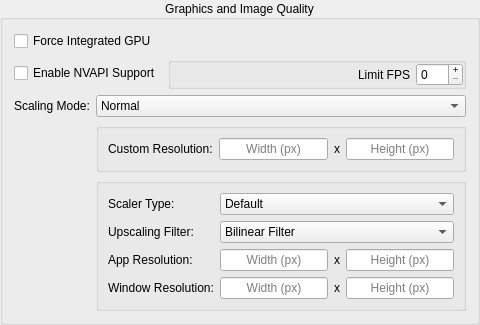
        <widget class="QGroupBox" name="performanceGroup">
         <property name="title">
          <string>Graphics and Image Quality</string>
         </property>
         <property name="alignment">
          <set>Qt::AlignmentFlag::AlignCenter</set>
         </property>
         <layout class="QGridLayout" name="gridLayout_3" rowstretch="0,0,0,0,0,1">
          <item row="2" column="1">
           <widget class="QComboBox" name="setScalingBox">
            <property name="whatsThis">
             <string>&lt;html&gt;&lt;head/&gt;&lt;body&gt;&lt;p&gt;Select the method of scaling the image of the application. Some versions of Proton supports various different types of image scaling for fullscreen applications only; otherwise, &lt;a href=&quot;https://github.com/ValveSoftware/gamescope?tab=readme-ov-file#gamescope-the-micro-compositor-formerly-known-as-steamcompmgr&quot;&gt;&lt;span style=&quot; text-decoration: underline; color:#8ab4f8;&quot;&gt;Gamescope&lt;/span&gt;&lt;/a&gt; (if installed) can be used for more scaling options, as well as forcing games into an effective borderless windowed mode, regardless of display.&lt;/p&gt;&lt;p&gt;It should be noted that all Proton runners uses a rendering hack to scale fullscreen applications to your display resolution, regardless of the resolution setting used in-game.&lt;/p&gt;&lt;p&gt;&lt;span style=&quot; font-weight:700;&quot;&gt;Only Proton-GE has support for &lt;/span&gt;&lt;span style=&quot; font-weight:700; font-style:italic;&quot;&gt;AMD FSR 1&lt;/span&gt;&lt;span style=&quot; font-weight:700;&quot;&gt; scaling modes.&lt;/span&gt;&lt;/p&gt;&lt;p&gt;If unsure, select &lt;span style=&quot; font-style:italic;&quot;&gt;Normal.&lt;/span&gt;&lt;/p&gt;&lt;/body&gt;&lt;/html&gt;</string>
            </property>
            <property name="accessibleName">
             <string>Proton Scaling Mode</string>
            </property>
            <property name="isFor" stdset="0">
             <string>ScalingMode</string>
            </property>
            <item>
             <property name="text">
              <string>Normal</string>
             </property>
            </item>
            <item>
             <property name="text">
              <string>Integer Scaling</string>
             </property>
            </item>
            <item>
             <property name="text">
              <string>AMD FSR 1 - Performance</string>
             </property>
            </item>
            <item>
             <property name="text">
              <string>AMD FSR 1 - Balanced</string>
             </property>
            </item>
            <item>
             <property name="text">
              <string>AMD FSR 1 - Quality</string>
             </property>
            </item>
            <item>
             <property name="text">
              <string>AMD FSR 1 - High Quality</string>
             </property>
            </item>
            <item>
             <property name="text">
              <string>AMD FSR 1 - Higher Quality</string>
             </property>
            </item>
            <item>
             <property name="text">
              <string>AMD FSR 1 - Highest Quality</string>
             </property>
            </item>
            <item>
             <property name="text">
              <string>AMD FSR 1 - Custom Resolution</string>
             </property>
            </item>
            <item>
             <property name="text">
              <string>Gamescope - Windowed</string>
             </property>
            </item>
            <item>
             <property name="text">
              <string>Gamescope - Borderless</string>
             </property>
            </item>
            <item>
             <property name="text">
              <string>Gamescope - Fullscreen</string>
             </property>
            </item>
           </widget>
          </item>
          <item row="2" column="0">
           <widget class="QLabel" name="label">
            <property name="text">
             <string>Scaling Mode:</string>
            </property>
           </widget>
          </item>
          <item row="4" column="1">
           <widget class="QGroupBox" name="gamescopeSection">
            <layout class="QGridLayout" name="gridLayout_9" columnstretch="1,0,0,0">
             <item row="3" column="3">
              <widget class="QLineEdit" name="gamescopeAppHeight">
               <property name="whatsThis">
                <string>&lt;html&gt;&lt;head/&gt;&lt;body&gt;&lt;p&gt;This sets the effective resolution that Gamescope reports to the game - in other words, a forced &lt;span style=&quot; font-style:italic;&quot;&gt;render resolution.&lt;/span&gt; If either &lt;span style=&quot; font-style:italic;&quot;&gt;Width&lt;/span&gt; or &lt;span style=&quot; font-style:italic;&quot;&gt;Height&lt;/span&gt; are empty, Gamescope will report the same resolution as &lt;span style=&quot; font-style:italic;&quot;&gt;Window Resolution&lt;/span&gt; (except for Fullscreen, see next line); else, both &lt;span style=&quot; font-style:italic;&quot;&gt;Window&lt;/span&gt; and &lt;span style=&quot; font-style:italic;&quot;&gt;App&lt;/span&gt; resolution will use Gamescope's default of &lt;span style=&quot; font-style:italic;&quot;&gt;1280x720.&lt;/span&gt;&lt;/p&gt;&lt;/body&gt;&lt;/html&gt;</string>
               </property>
               <property name="accessibleName">
                <string>Gamescope App Resolution (Height)</string>
               </property>
               <property name="maxLength">
                <number>8</number>
               </property>
               <property name="alignment">
                <set>Qt::AlignmentFlag::AlignCenter</set>
               </property>
               <property name="placeholderText">
                <string>Height (px)</string>
               </property>
               <property name="isFor" stdset="0">
                <string>GamescopeOutResH</string>
               </property>
              </widget>
             </item>
             <item row="0" column="1" colspan="3">
              <widget class="QComboBox" name="gamescopeSetScalerBox">
               <property name="whatsThis">
                <string>&lt;html&gt;&lt;head/&gt;&lt;body&gt;&lt;p&gt;When using Gamescope, this sets the method it uses to scale the image to the desired display resolution, if any custom &lt;span style=&quot; font-style:italic;&quot;&gt;App Resolution&lt;/span&gt; is set.&lt;/p&gt;&lt;p&gt;&lt;span style=&quot; font-style:italic;&quot;&gt;Normal, Integer Scaling,&lt;/span&gt; and &lt;span style=&quot; font-style:italic;&quot;&gt;Scale to Fit&lt;/span&gt; all maintain aspect ratio.&lt;br/&gt;&lt;span style=&quot; font-style:italic;&quot;&gt;Scale to Fill&lt;/span&gt; will crop the image until the entire screen is filled.&lt;br/&gt;&lt;span style=&quot; font-style:italic;&quot;&gt;Stretch to Fill&lt;/span&gt; will stretch the image, regardless of aspect ratio, until the entire screen is filled.&lt;/p&gt;&lt;/body&gt;&lt;/html&gt;</string>
               </property>
               <property name="accessibleName">
                <string>Gamescope Scaler Type</string>
               </property>
               <property name="isFor" stdset="0">
                <string>GamescopeScaler</string>
               </property>
               <item>
                <property name="text">
                 <string>Default</string>
                </property>
               </item>
               <item>
                <property name="text">
                 <string>Integer Scaling</string>
                </property>
               </item>
               <item>
                <property name="text">
                 <string>Scale to Fit</string>
                </property>
               </item>
               <item>
                <property name="text">
                 <string>Scale to Fill</string>
                </property>
               </item>
               <item>
                <property name="text">
                 <string>Stretch to Fill</string>
                </property>
               </item>
              </widget>
             </item>
             <item row="1" column="1" colspan="3">
              <widget class="QComboBox" name="gamescopeSetUpscalingBox">
               <property name="whatsThis">
                <string>&lt;html&gt;&lt;head/&gt;&lt;body&gt;&lt;p&gt;When using Gamescope, this sets the filter it will apply to the image output.&lt;/p&gt;&lt;p&gt;&lt;span style=&quot; font-style:italic;&quot;&gt;AMD FSR&lt;/span&gt; will work for all GPUs, while &lt;span style=&quot; font-style:italic;&quot;&gt;NVIDIA Image Scaling &lt;/span&gt;&lt;span style=&quot; font-weight:700;&quot;&gt;requires an NVIDIA GPU running the NVIDIA Proprietary Driver (either &lt;/span&gt;&lt;span style=&quot; font-weight:700; font-style:italic;&quot;&gt;Binary&lt;/span&gt;&lt;span style=&quot; font-weight:700;&quot;&gt; or &lt;/span&gt;&lt;span style=&quot; font-weight:700; font-style:italic;&quot;&gt;Open Kernel Module&lt;/span&gt;&lt;span style=&quot; font-weight:700;&quot;&gt; distributions).&lt;/span&gt;&lt;/p&gt;&lt;/body&gt;&lt;/html&gt;</string>
               </property>
               <property name="accessibleName">
                <string>Gamescope Upscaling Filter</string>
               </property>
               <property name="isFor" stdset="0">
                <string>GamescopeFilter</string>
               </property>
               <item>
                <property name="text">
                 <string>Bilinear Filter</string>
                </property>
               </item>
               <item>
                <property name="text">
                 <string>Nearest Neighbor</string>
                </property>
               </item>
               <item>
                <property name="text">
                 <string>AMD FSR 1</string>
                </property>
               </item>
               <item>
                <property name="text">
                 <string>NVIDIA Image Scaling</string>
                </property>
               </item>
               <item>
                <property name="text">
                 <string>Pixel</string>
                </property>
               </item>
              </widget>
             </item>
             <item row="3" column="2">
              <widget class="QLabel" name="label_9">
               <property name="text">
                <string>x</string>
               </property>
              </widget>
             </item>
             <item row="1" column="0">
              <widget class="QLabel" name="label_7">
               <property name="text">
                <string>Upscaling Filter:</string>
               </property>
              </widget>
             </item>
             <item row="0" column="0">
              <widget class="QLabel" name="label_6">
               <property name="text">
                <string>Scaler Type:</string>
               </property>
              </widget>
             </item>
             <item row="3" column="0">
              <widget class="QLabel" name="gamescopeAppLabel">
               <property name="text">
                <string>App Resolution:</string>
               </property>
              </widget>
             </item>
             <item row="3" column="1">
              <widget class="QLineEdit" name="gamescopeAppWidth">
               <property name="whatsThis">
                <string>&lt;html&gt;&lt;head/&gt;&lt;body&gt;&lt;p&gt;This sets the effective resolution that Gamescope reports to the game - in other words, a forced &lt;span style=&quot; font-style:italic;&quot;&gt;render resolution.&lt;/span&gt; If either &lt;span style=&quot; font-style:italic;&quot;&gt;Width&lt;/span&gt; or &lt;span style=&quot; font-style:italic;&quot;&gt;Height&lt;/span&gt; are empty, Gamescope will report the same resolution as &lt;span style=&quot; font-style:italic;&quot;&gt;Window Resolution&lt;/span&gt; (except for Fullscreen, see next line); else, both &lt;span style=&quot; font-style:italic;&quot;&gt;Window&lt;/span&gt; and &lt;span style=&quot; font-style:italic;&quot;&gt;App&lt;/span&gt; resolution will use Gamescope's default of &lt;span style=&quot; font-style:italic;&quot;&gt;1280x720.&lt;/span&gt;&lt;/p&gt;&lt;/body&gt;&lt;/html&gt;</string>
               </property>
               <property name="accessibleName">
                <string>Gamescope App Resolution (Width)</string>
               </property>
               <property name="maxLength">
                <number>8</number>
               </property>
               <property name="alignment">
                <set>Qt::AlignmentFlag::AlignCenter</set>
               </property>
               <property name="placeholderText">
                <string>Width (px)</string>
               </property>
               <property name="isFor" stdset="0">
                <string>GamescopeOutResW</string>
               </property>
              </widget>
             </item>
             <item row="4" column="0">
              <widget class="QLabel" name="gamescopeWindowLabel">
               <property name="text">
                <string>Window Resolution:</string>
               </property>
              </widget>
             </item>
             <item row="4" column="1">
              <widget class="QLineEdit" name="gamescopeWindowWidth">
               <property name="whatsThis">
                <string>&lt;html&gt;&lt;head/&gt;&lt;body&gt;&lt;p&gt;This sets the size of the Gamescope output window. If &lt;span style=&quot; font-style:italic;&quot;&gt;Width&lt;/span&gt; and &lt;span style=&quot; font-style:italic;&quot;&gt;Height&lt;/span&gt; are unset, Gamescope will default to a fixed resolution of &lt;span style=&quot; font-style:italic;&quot;&gt;1280x720.&lt;/span&gt;&lt;/p&gt;&lt;/body&gt;&lt;/html&gt;</string>
               </property>
               <property name="accessibleName">
                <string>Gamescope Window Resolution (Width) [*Optional]</string>
               </property>
               <property name="maxLength">
                <number>8</number>
               </property>
               <property name="alignment">
                <set>Qt::AlignmentFlag::AlignCenter</set>
               </property>
               <property name="placeholderText">
                <string>Width (px)</string>
               </property>
               <property name="clearButtonEnabled">
                <bool>true</bool>
               </property>
               <property name="isFor" stdset="0">
                <string>GamescopeWinResW</string>
               </property>
              </widget>
             </item>
             <item row="4" column="3">
              <widget class="QLineEdit" name="gamescopeWindowHeight">
               <property name="whatsThis">
                <string>&lt;html&gt;&lt;head/&gt;&lt;body&gt;&lt;p&gt;This sets the size of the Gamescope output window. If &lt;span style=&quot; font-style:italic;&quot;&gt;Width&lt;/span&gt; and &lt;span style=&quot; font-style:italic;&quot;&gt;Height&lt;/span&gt; are unset, Gamescope will default to a fixed resolution of &lt;span style=&quot; font-style:italic;&quot;&gt;1280x720.&lt;/span&gt;&lt;/p&gt;&lt;/body&gt;&lt;/html&gt;</string>
               </property>
               <property name="accessibleName">
                <string>Gamescope Window Resolution (Height) [*Optional]</string>
               </property>
               <property name="maxLength">
                <number>8</number>
               </property>
               <property name="alignment">
                <set>Qt::AlignmentFlag::AlignCenter</set>
               </property>
               <property name="placeholderText">
                <string>Height (px)</string>
               </property>
               <property name="clearButtonEnabled">
                <bool>true</bool>
               </property>
               <property name="isFor" stdset="0">
                <string>GamescopeWinResH</string>
               </property>
              </widget>
             </item>
             <item row="4" column="2">
              <widget class="QLabel" name="gamescopeWindowLabelX">
               <property name="text">
                <string>x</string>
               </property>
              </widget>
             </item>
            </layout>
           </widget>
          </item>
          <item row="5" column="0" colspan="2">
           <spacer name="verticalSpacer">
            <property name="orientation">
             <enum>Qt::Orientation::Vertical</enum>
            </property>
            <property name="sizeHint" stdset="0">
             <size>
              <width>20</width>
              <height>0</height>
             </size>
            </property>
           </spacer>
          </item>
          <item row="3" column="1">
           <widget class="QGroupBox" name="fsrSection">
            <layout class="QGridLayout" name="gridLayout_10">
             <item row="0" column="0">
              <widget class="QLabel" name="label_12">
               <property name="text">
                <string>Custom Resolution:</string>
               </property>
              </widget>
             </item>
             <item row="0" column="1">
              <widget class="QLineEdit" name="fsrCustomW">
               <property name="whatsThis">
                <string>&lt;html&gt;&lt;head/&gt;&lt;body&gt;&lt;p&gt;If using the FSR Custom Mode, this sets the screen resolution that is reported to the application. This can be used for more precise rendering resolutions, or for use with games that expects a non-standard resolution, and will crash if it's not detected - examples of the latter include several Sega arcade game dumps, which often demands resolutions of either &lt;span style=&quot; font-style:italic;&quot;&gt;1360x768&lt;/span&gt; or &lt;span style=&quot; font-style:italic;&quot;&gt;1024x600.&lt;/span&gt;&lt;/p&gt;&lt;/body&gt;&lt;/html&gt;</string>
               </property>
               <property name="accessibleName">
                <string>FSR Custom Resolution (Width)</string>
               </property>
               <property name="maxLength">
                <number>8</number>
               </property>
               <property name="alignment">
                <set>Qt::AlignmentFlag::AlignCenter</set>
               </property>
               <property name="placeholderText">
                <string>Width (px)</string>
               </property>
               <property name="isFor" stdset="0">
                <string>FSRcustomResW</string>
               </property>
              </widget>
             </item>
             <item row="0" column="2">
              <widget class="QLabel" name="label_3">
               <property name="text">
                <string>x</string>
               </property>
              </widget>
             </item>
             <item row="0" column="3">
              <widget class="QLineEdit" name="fsrCustomH">
               <property name="whatsThis">
                <string>&lt;html&gt;&lt;head/&gt;&lt;body&gt;&lt;p&gt;If using the FSR Custom Mode, this sets the screen resolution that is reported to the application. This can be used for more precise rendering resolutions, or for use with games that expects a non-standard resolution, and will crash if it's not detected - examples of the latter include several Sega arcade game dumps, which often demands resolutions of either &lt;span style=&quot; font-style:italic;&quot;&gt;1360x768&lt;/span&gt; or &lt;span style=&quot; font-style:italic;&quot;&gt;1024x600.&lt;/span&gt;&lt;/p&gt;&lt;/body&gt;&lt;/html&gt;</string>
               </property>
               <property name="accessibleName">
                <string>FSR Custom Resolution (Height)</string>
               </property>
               <property name="maxLength">
                <number>8</number>
               </property>
               <property name="alignment">
                <set>Qt::AlignmentFlag::AlignCenter</set>
               </property>
               <property name="placeholderText">
                <string>Height (px)</string>
               </property>
               <property name="isFor" stdset="0">
                <string>FSRcustomResH</string>
               </property>
              </widget>
             </item>
            </layout>
           </widget>
          </item>
          <item row="0" column="0" colspan="2">
           <widget class="QCheckBox" name="toggleiGPU">
            <property name="whatsThis">
             <string>&lt;html&gt;&lt;head/&gt;&lt;body&gt;&lt;p&gt;When enabled, forces programs to run via the integrated graphics card by fully hiding any other graphics cards you may have in your system. This is done before running the main program, therefore any other programs you might start afterwards within the main program &lt;span style=&quot; font-weight:700;&quot;&gt;will also be forced to use the integrated graphics card.&lt;/p&gt;&lt;p&gt; This option is mainly intended for usage with laptops where battery life and heat management is important and may or &lt;span style=&quot; font-weight:700;&quot;&gt; may not work depending on your desktop setup.&lt;/p&gt;If unsure, use only if you are sure you have a two GPU setup and you can use them both.&lt;/p&gt;&lt;/body&gt;&lt;/html&gt;</string>
            </property>
            <property name="accessibleName">
             <string>Force Usage of Integrated Graphics Card</string>
            </property>
            <property name="text">
             <string>Force Integrated GPU</string>
            </property>
            <property name="isFor" stdset="0">
             <string>ForceiGPU</string>
            </property>
           </widget>
          </item>
          <item row="1" column="0" colspan="2">
           <layout class="QHBoxLayout" name="horizontalLayout_6" stretch="0,0">
            <item>
             <widget class="QCheckBox" name="toggleNVAPI">
              <property name="whatsThis">
               <string>&lt;html&gt;&lt;head/&gt;&lt;body&gt;&lt;p&gt;This enables support for &lt;a href=&quot;https://github.com/jp7677/dxvk-nvapi?tab=readme-ov-file#dxvk-nvapi&quot;&gt;&lt;span style=&quot; text-decoration: underline; color:#8ab4f8;&quot;&gt;DXVK-NVAPI&lt;/span&gt;&lt;/a&gt; for NVIDIA graphics cards, which correctly reports the GPU model and (usually) allows apps to access certain vendor exclusive features, such as DLSS, Ray Tracing, or hardware-accelerated CUDA in some games. &lt;span style=&quot; font-weight:700;&quot;&gt;Full DLSS or CUDA functionality requires the &lt;/span&gt;&lt;span style=&quot; font-weight:700; font-style:italic;&quot;&gt;physx&lt;/span&gt;&lt;span style=&quot; font-weight:700;&quot;&gt; verb to be installed, as well as enabling the &lt;/span&gt;&lt;span style=&quot; font-weight:700; font-style:italic;&quot;&gt;nvcuda&lt;/span&gt;&lt;span style=&quot; font-weight:700;&quot;&gt; native DLL override.&lt;/span&gt; When disabled, any NVIDIA cards will be reported as an AMD GPU.&lt;/p&gt;&lt;p&gt;&lt;span style=&quot; font-weight:700;&quot;&gt;This setting can ONLY be used with NVIDIA GPUs using the NVIDIA Proprietary Driver (either &lt;/span&gt;&lt;span style=&quot; font-weight:700; font-style:italic;&quot;&gt;Binary&lt;/span&gt;&lt;span style=&quot; font-weight:700;&quot;&gt; or &lt;/span&gt;&lt;span style=&quot; font-weight:700; font-style:italic;&quot;&gt;Open Kernel Module&lt;/span&gt;&lt;span style=&quot; font-weight:700;&quot;&gt; distributions).&lt;/span&gt;&lt;/p&gt;&lt;p&gt;If unsure, you should enable this only if the application has explicit support for DLSS or RTX features.&lt;/p&gt;&lt;/body&gt;&lt;/html&gt;</string>
              </property>
              <property name="accessibleName">
               <string>Enable NVAPI Support</string>
              </property>
              <property name="text">
               <string>Enable NVAPI Support</string>
              </property>
              <property name="isFor" stdset="0">
               <string>EnableNVAPI</string>
              </property>
             </widget>
            </item>
            <item>
             <widget class="QGroupBox" name="fpsBox">
              <property name="title">
               <string/>
              </property>
              <property name="flat">
               <bool>true</bool>
              </property>
              <layout class="QHBoxLayout" name="horizontalLayout_5" stretch="1,0">
               <property name="leftMargin">
                <number>0</number>
               </property>
               <property name="topMargin">
                <number>0</number>
               </property>
               <property name="rightMargin">
                <number>0</number>
               </property>
               <property name="bottomMargin">
                <number>0</number>
               </property>
               <item>
                <widget class="QLabel" name="label_8">
                 <property name="text">
                  <string>Limit FPS</string>
                 </property>
                 <property name="alignment">
                  <set>Qt::AlignmentFlag::AlignRight|Qt::AlignmentFlag::AlignTrailing|Qt::AlignmentFlag::AlignVCenter</set>
                 </property>
                </widget>
               </item>
               <item>
                <widget class="QSpinBox" name="limitFPSbox">
                 <property name="whatsThis">
                  <string>&lt;html&gt;&lt;head/&gt;&lt;body&gt;&lt;p&gt;Set the maximum FPS limit for this shortcut. This setting applies to &lt;span style=&quot; font-style:italic;&quot;&gt;all apps&lt;/span&gt; using &lt;span style=&quot; font-weight:700;&quot;&gt;DXVK&lt;/span&gt; (DirectX 8-11) or &lt;span style=&quot; font-weight:700;&quot;&gt;VKD3D&lt;/span&gt; (DirectX 12).&lt;/p&gt;&lt;p&gt;A value of &lt;span style=&quot; font-style:italic;&quot;&gt;0&lt;/span&gt; disables frame limiting.&lt;/p&gt;&lt;p&gt;If unsure, leave this at &lt;span style=&quot; font-style:italic;&quot;&gt;0&lt;/span&gt; unless the application is misbehaving at higher framerates.&lt;/p&gt;&lt;/body&gt;&lt;/html&gt;</string>
                 </property>
                 <property name="accessibleName">
                  <string>Limit FPS</string>
                 </property>
                 <property name="buttonSymbols">
                  <enum>QAbstractSpinBox::ButtonSymbols::PlusMinus</enum>
                 </property>
                 <property name="maximum">
                  <number>999</number>
                 </property>
                 <property name="isFor" stdset="0">
                  <string>LimitFPS</string>
                 </property>
                </widget>
               </item>
              </layout>
             </widget>
            </item>
           </layout>
          </item>
         </layout>
        </widget>
